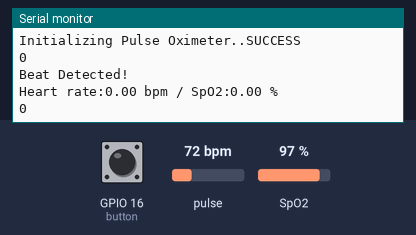
Simulated run of this sketch. Board: ESP8266 (NodeMCU). On the bench: the last lines printed to the serial monitor. Inputs (shaded band) come from the test bench; at power-on: pulse 72 bpm, GPIO 16 (button) LOW, SpO2 97 %. WiFi joins after 1.5 s; servers stay silent unless stated; random numbers use the default seed unless the sketch sets one.

Above: at 2.0 s.
2.1 s: pulse set to 42 bpm
At 2.9 s:
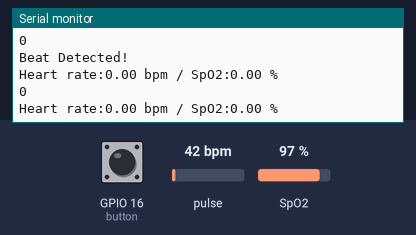
3.6 s: GPIO 16 (button) pulled HIGH for 0.8 s
At 4.7 s:
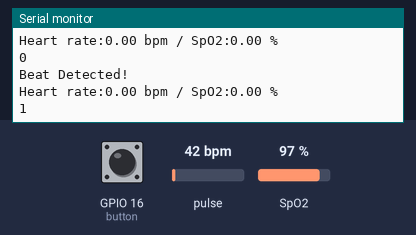
5.9 s: SpO2 set to 80 %
At 6.5 s:
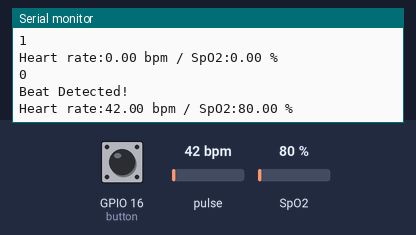
7.4 s: pulse set to 70 bpm
At 8.3 s:
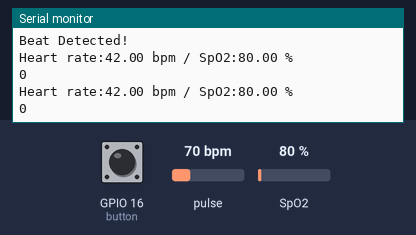
Timing chart, 0 to 9.9 s (numbered marks = the images above; inputs shaded):
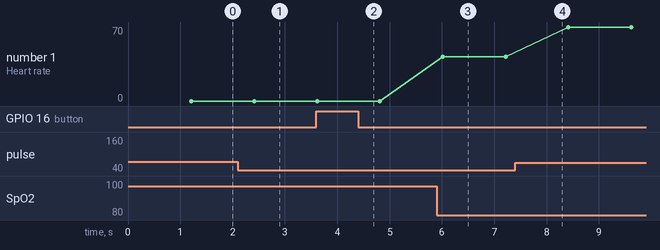

Measured:
- after the input at 3.6 s, the serial monitor: prints a new line after 0.62 s (image 2)
- after the input at 5.9 s, the serial monitor: prints a new line after 0.12 s (image 3)
- plotted number 1: 42 → 70 after the input at 7.4 s

The sketch:

HackX.ino
```cpp
#include <ESP8266WiFi.h>;

#include <WiFiClient.h>;

#include <ThingSpeak.h>;

#include <Wire.h>
#include "MAX30100_PulseOximeter.h"


#define REPORTING_PERIOD_MS 1000


// Connections : SCL PIN - D1 , SDA PIN - D2 , INT PIN - D0
PulseOximeter pox;

int st;
float BPM, SpO2;
uint32_t tsLastReport = 0;

const unsigned char bitmap [] PROGMEM=
{
0x00, 0x00, 0x00, 0x00, 0x01, 0x80, 0x18, 0x00, 0x0f, 0xe0, 0x7f, 0x00, 0x3f, 0xf9, 0xff, 0xc0,
0x7f, 0xf9, 0xff, 0xc0, 0x7f, 0xff, 0xff, 0xe0, 0x7f, 0xff, 0xff, 0xe0, 0xff, 0xff, 0xff, 0xf0,
0xff, 0xf7, 0xff, 0xf0, 0xff, 0xe7, 0xff, 0xf0, 0xff, 0xe7, 0xff, 0xf0, 0x7f, 0xdb, 0xff, 0xe0,
0x7f, 0x9b, 0xff, 0xe0, 0x00, 0x3b, 0xc0, 0x00, 0x3f, 0xf9, 0x9f, 0xc0, 0x3f, 0xfd, 0xbf, 0xc0,
0x1f, 0xfd, 0xbf, 0x80, 0x0f, 0xfd, 0x7f, 0x00, 0x07, 0xfe, 0x7e, 0x00, 0x03, 0xfe, 0xfc, 0x00,
0x01, 0xff, 0xf8, 0x00, 0x00, 0xff, 0xf0, 0x00, 0x00, 0x7f, 0xe0, 0x00, 0x00, 0x3f, 0xc0, 0x00,
0x00, 0x0f, 0x00, 0x00, 0x00, 0x06, 0x00, 0x00, 0x00, 0x00, 0x00, 0x00, 0x00, 0x00, 0x00, 0x00
};
int button = 16; // push button is connected
int temp = 0;    // temporary variable for reading the button pin status
int dt=100;

const char* ssid = ""; //Your Network SSID

const char* password = ""; //Your Network Password
WiFiClient client;

unsigned long myChannelNumber = 1460131; //Your Channel Number (Without Brackets)

const char * myWriteAPIKey = "ML0XI3SPOYBMLBXZ"; //Your Write API Key ML0XI3SPOYBMLBXZ

void onBeatDetected()
{
    Serial.println("Beat Detected!");

}

void setup() {
  // put your setup code here, to run once:
Serial.begin(9600);
pinMode(A0,INPUT);
pinMode(button, INPUT); // declare push button as input
delay(10);
 Serial.print("Initializing Pulse Oximeter..");

    if (!pox.begin())
    {
         Serial.println("FAILED");

    }
    else
    {

         Serial.println("SUCCESS");
         pox.setOnBeatDetectedCallback(onBeatDetected);
    }

// Connect to WiFi network

WiFi.begin(ssid, password);


ThingSpeak.begin(client);

}

void steps(){
  st = random(0,10);
  ThingSpeak.writeField(myChannelNumber, 3, temp, myWriteAPIKey);
}

void emg(){
  temp = digitalRead(button);
  Serial.println(temp);
  ThingSpeak.writeField(myChannelNumber, 6, temp, myWriteAPIKey);

}

void beat(){
    pox.update();


    BPM = pox.getHeartRate();
    SpO2 = pox.getSpO2();
     if (millis() - tsLastReport > REPORTING_PERIOD_MS)
    {
        Serial.print("Heart rate:");
        Serial.print(BPM);
        Serial.print(" bpm / SpO2:");
        Serial.print(SpO2);
        Serial.println(" %");


        tsLastReport = millis();
    }
    ThingSpeak.writeField(myChannelNumber, 1, BPM, myWriteAPIKey);
    ThingSpeak.writeField(myChannelNumber, 2, SpO2, myWriteAPIKey);
}
void loop() {
  // put your main code here, to run repeatedly:
beat();
emg();
steps();
}
```
